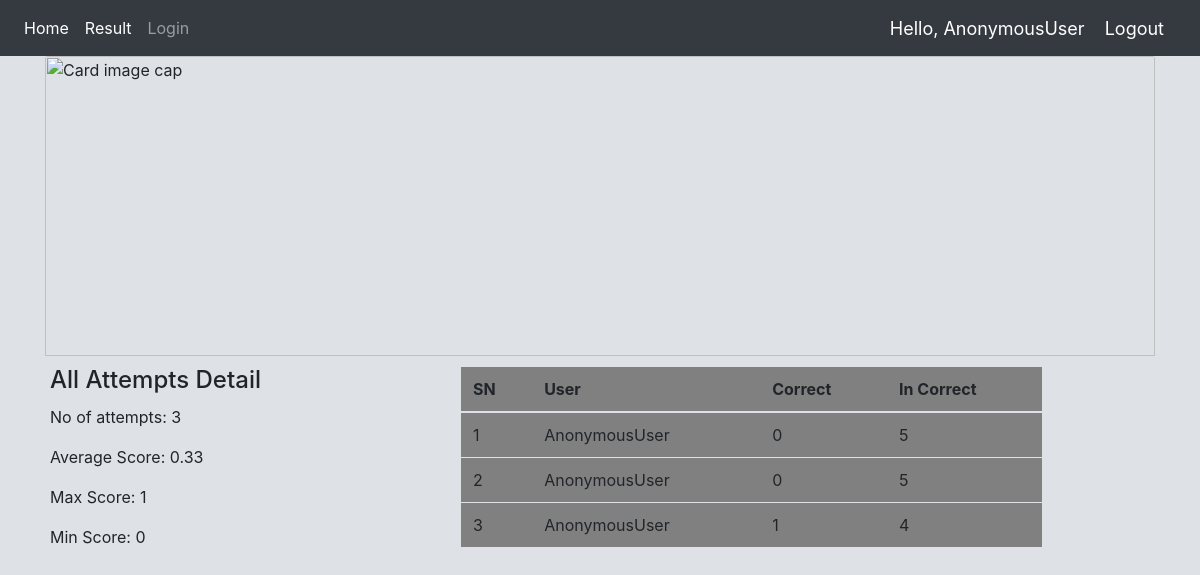
The page /summary/ on the database its author committed.
### Quiz/models.py (models this page shows, shortened)
class UserModel(models.Model):
    user = models.CharField(max_length=200, null=True)
    rightans =models.IntegerField()
    wrongans = models.IntegerField()
    no_of_attempt = models.IntegerField()

### Quiz/views.py (the view)
# urls.py: path('summary/', SummaryPage, name='summary'),
def SummaryPage(request):
    userrealted = UserModel.objects.filter(user=request.user)
    no_of_attempts = UserModel.objects.filter(user=request.user).count()
    highestscore = userrealted.aggregate(Max('rightans')).get('rightans__max')
    lowestscore = userrealted.aggregate(Min('rightans')).get('rightans__min')
    averagescore = "{:.2f}".format(userrealted.aggregate(Avg('rightans')).get('rightans__avg'))
    context = {
            'highestscore': highestscore,
            'lowestscore': lowestscore,
            'averagescore': averagescore,
            'no_of_attempts': no_of_attempts,
            'details': userrealted
        }
    return render(request, 'Quiz/summary.html',context)

### Quiz/templates/Quiz/summary.html (shortened to what this page needs)
{% extends 'Quiz/dependencies.html' %}
{% block content %}
<div class="container">
    <img class="card-img-top" height="300px"  src="https://www.thebluediamondgallery.com/wooden-tile/images/results.jpg" alt="Card image cap">
    <div class="row" align="centre" style="display:flex;" >
            <div class=" cold-md-3">
                <h4>All Attempts Detail</h4>
                   <p class="card-text">No of attempts: {{no_of_attempts}}</p>
                    <p class="card-text">Average Score: {{averagescore}}</p>
                    <p class="card-text">Max Score: {{highestscore}}</p>
                    <p class="card-text">Min Score: {{lowestscore}}</p>
            </div>
            <div class=" cold-md-4">
                <table class="table">
                    <thead><th>SN</th>
                    <th>User</th>
                    <th>Correct</th>
                    <th>In Correct</th></thead>
                    <tbody>
                    {% for ud  in details%}
                    <tr>
                    <td>{{ forloop.counter }}</td>
                        <td>{{ud.user}}</td>
                    <td>{{ud.rightans}}</td>
                    <td>{{ud.wrongans}}</td>
                    </tr>
                    {% endfor %}
                    </tbody>
                </table>
            </div>
      </div>
</div>
{% endblock %}

### Quiz/templates/Quiz/dependencies.html (style rules this page uses)
td { background-color: grey; margin: 12px 12px 12px 12px; padding: 12px 12px 12px 12px; }
th { background-color: grey; margin: 12px 12px 12px 12px; padding: 12px 12px 12px 12px; }
body { background-color: #dee2e6; }
table { margin-left: 200px; margin-top: 10px; }
h4,p,h5 { margin-left: 20px; margin-top: 10px; }

### rows shown on the page
UserModel: user "AnonymousUser", rightans "0", wrongans "5"
UserModel: user "AnonymousUser", rightans "0", wrongans "5"
UserModel: user "AnonymousUser", rightans "1", wrongans "4"

### other values the page prints
{{ request.user }} "AnonymousUser"
{{ no_of_attempts }} "3"
{{ averagescore }} "0.33"
{{ highestscore }} "1"
{{ lowestscore }} "0"
